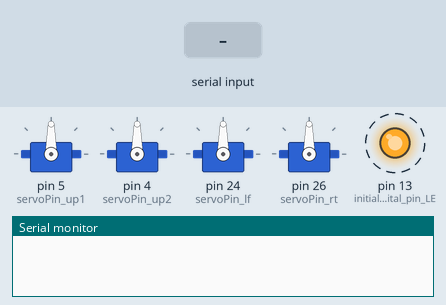
Bench run of a sketch on a simulated Arduino Mega 2560, built with avr-gcc and run on an emulated ATmega2560. Shown: 4 × servo, output pins drawn as LEDs (lit = HIGH), the last lines printed to the serial monitor. Dashed ring = blinking. Inputs (shaded band) come from the test bench.

Above: at 8.25 s.
8.3 s: "1\n" received over Serial
At 9.59 s:
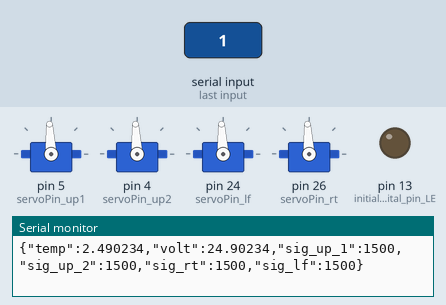
At 10.09 s:
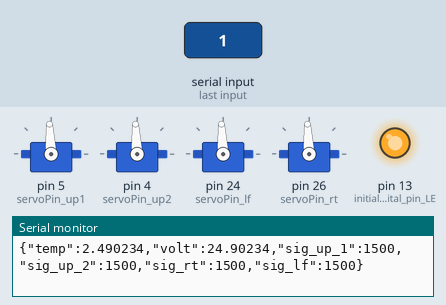
Timing chart, 0 to 17.3 s (numbered marks = the images above; inputs shaded):
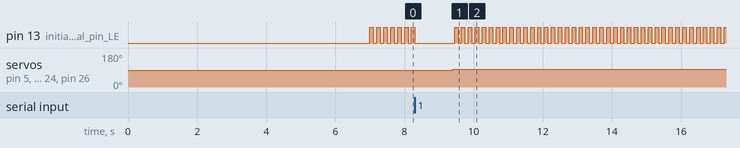

The sketch:

mateCode.ino
```cpp
#include <ArduinoJson.h> //Load Json Library
#include<Servo.h>

Servo servo_lf;
Servo servo_rt;
Servo servo_up1;
Servo servo_up2;

int val; //variable for temperature reading
int tempPin = A1;//define analog pin to read
byte servoPin_rt= 26;
byte servoPin_lf= 24;
byte servoPin_up1 = 5;
byte servoPin_up2 = 4;

void setup() {
  pinMode(LED_BUILTIN, OUTPUT);// initialize digital pin LED_BUILTIN as an output.
  digitalWrite(13,LOW);
  Serial.begin(9600);
  servo_up1.attach(servoPin_up1);
  servo_up2.attach(servoPin_up2);
  servo_lf.attach(servoPin_lf);
  servo_rt.attach(servoPin_rt);
  delay(7000); //delay to allow ESC to recognize the stopped signal
}

void loop() {
  String thruster;
  while (!Serial.available()){
   //Serial.print("No data");
   digitalWrite(13,HIGH);
   delay(100);
   digitalWrite(13,LOW);
   delay(100);
  }
  if(Serial.available()) {
      thruster=Serial.readStringUntil( '\x7D' );//Read data from Arduino until};

    StaticJsonDocument<1000> json_doc; //the StaticJsonDocument we write to
    deserializeJson(json_doc,thruster);

    //Left Thruster
    float th_left=json_doc["tleft"];
    int th_left_sig=(th_left+1)*400+1100; //map controller to servo
    servo_lf.writeMicroseconds(th_left_sig); //Send signal to ESC

    //Right Thruster
    float th_right=json_doc["tright"];
    int th_right_sig=(th_right+1)*400+1100; //map controller to servo
    servo_rt.writeMicroseconds(th_right_sig); //Send signal to ESC

    //Vertical Thruster 1
    float th_up_1 = json_doc["tup"];
    int th_up_sig_1=(th_up_1+1)*400+1100; //map controller to servo
    servo_up1.writeMicroseconds(th_up_sig_1); //Send signal to ESC

    //Vertical Thruster 2c:\Users\lpmcl\OneDrive\Documents\ROV\motorControl\motorControl.ino
    float th_up_2 = json_doc["tup"];
    int th_up_sig_2=(th_up_2+1)*400+1100; //map controller to servo
    servo_up2.writeMicroseconds(th_up_sig_2); //Send signal to ESC

//Read Temperature, return to surface
    val=analogRead(tempPin);//read arduino pin
    StaticJsonDocument<500> doc;//define StaticJsonDocument
    float mv = ((val/1024.0)*500);
    float cel = (mv/10);//temperature in Celsius
    doc["temp"]=cel;//add temp to StaticJsonDocument
    doc["volt"]=mv;
    doc["sig_up_1"]=th_up_sig_1;
    doc["sig_up_2"]=th_up_sig_2;
    doc["sig_rt"]=th_right_sig;
    doc["sig_lf"]=th_left_sig;

    serializeJson(doc,Serial);//convert to Json string,sends to surface
    Serial.println();//newline
    delay(10);
  }
}
```

Measured:
- after the input at 8.3 s, servo on pin 5 (servoPin_up1), servo on pin 4 (servoPin_up2), servo on pin 24 (servoPin_lf), servo on pin 26 (servoPin_rt): 90° → 93° after 1.1 s
- by itself, pin 13 (initialize_digital_pin_LE): repeats every 0.20 s: HIGH 0.10 s, LOW 0.10 s
